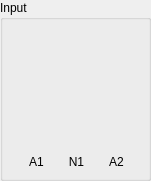
  <widget class="QGroupBox" name="groupBox_4">
   <property name="geometry">
    <rect>
     <x>50</x>
     <y>40</y>
     <width>151</width>
     <height>181</height>
    </rect>
   </property>
   <property name="title">
    <string>Input</string>
   </property>
   <widget class="QLabel" name="label_12">
    <property name="geometry">
     <rect>
      <x>60</x>
      <y>150</y>
      <width>33</width>
      <height>23</height>
     </rect>
    </property>
    <property name="lineWidth">
     <number>1</number>
    </property>
    <property name="text">
     <string>N1</string>
    </property>
    <property name="alignment">
     <set>Qt::AlignCenter</set>
    </property>
   </widget>
   <widget class="VolumeWidget" name="Meter_AIn_2" native="true">
    <property name="geometry">
     <rect>
      <x>60</x>
      <y>20</y>
      <width>33</width>
      <height>121</height>
     </rect>
    </property>
    <property name="MaxValue" stdset="0">
     <number>0</number>
    </property>
    <property name="MinValue" stdset="0">
     <number>-70</number>
    </property>
    <property name="SingleTrack" stdset="0">
     <bool>true</bool>
    </property>
    <property name="ScaleLabel" stdset="0">
     <bool>true</bool>
    </property>
   </widget>
   <widget class="VolumeWidget" name="Meter_AIn_1" native="true">
    <property name="geometry">
     <rect>
      <x>20</x>
      <y>20</y>
      <width>33</width>
      <height>121</height>
     </rect>
    </property>
    <property name="MaxValue" stdset="0">
     <number>0</number>
    </property>
    <property name="MinValue" stdset="0">
     <number>-70</number>
    </property>
    <property name="SingleTrack" stdset="0">
     <bool>true</bool>
    </property>
    <property name="ScaleLabel" stdset="0">
     <bool>true</bool>
    </property>
   </widget>
   <widget class="QLabel" name="label_10">
    <property name="geometry">
     <rect>
      <x>20</x>
      <y>150</y>
      <width>33</width>
      <height>23</height>
     </rect>
    </property>
    <property name="lineWidth">
     <number>1</number>
    </property>
    <property name="text">
     <string>A1</string>
    </property>
    <property name="alignment">
     <set>Qt::AlignCenter</set>
    </property>
   </widget>
   <widget class="VolumeWidget" name="Meter_AIn_3" native="true">
    <property name="geometry">
     <rect>
      <x>100</x>
      <y>20</y>
      <width>33</width>
      <height>121</height>
     </rect>
    </property>
    <property name="MaxValue" stdset="0">
     <number>0</number>
    </property>
    <property name="MinValue" stdset="0">
     <number>-70</number>
    </property>
    <property name="SingleTrack" stdset="0">
     <bool>true</bool>
    </property>
    <property name="ScaleLabel" stdset="0">
     <bool>true</bool>
    </property>
   </widget>
   <widget class="QLabel" name="label_34">
    <property name="geometry">
     <rect>
      <x>100</x>
      <y>150</y>
      <width>33</width>
      <height>23</height>
     </rect>
    </property>
    <property name="lineWidth">
     <number>1</number>
    </property>
    <property name="text">
     <string>A2</string>
    </property>
    <property name="alignment">
     <set>Qt::AlignCenter</set>
    </property>
   </widget>
  </widget>
